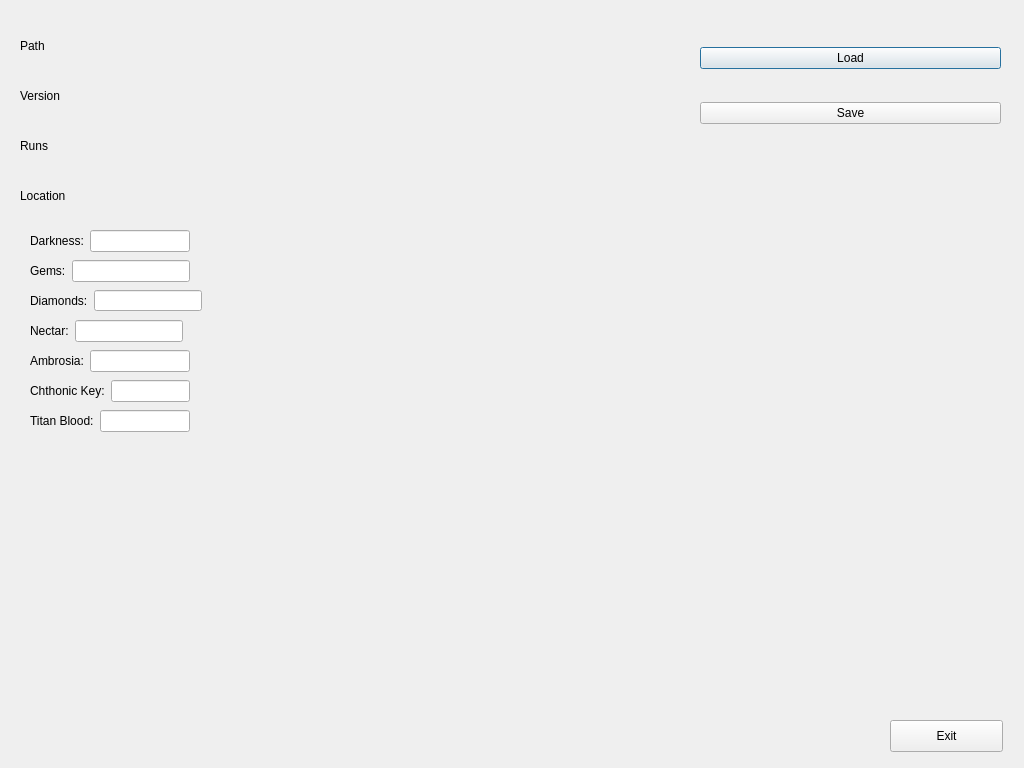
<?xml version="1.0" encoding="UTF-8"?>
<ui version="4.0">
 <class>Pluto</class>
 <widget class="QDialog" name="Pluto">
  <property name="geometry">
   <rect>
    <x>0</x>
    <y>0</y>
    <width>1024</width>
    <height>768</height>
   </rect>
  </property>
  <property name="sizePolicy">
   <sizepolicy hsizetype="Minimum" vsizetype="Preferred">
    <horstretch>0</horstretch>
    <verstretch>0</verstretch>
   </sizepolicy>
  </property>
  <property name="windowTitle">
   <string>Pluto - Hades Save Editor</string>
  </property>
  <widget class="QWidget" name="verticalLayoutWidget">
   <property name="geometry">
    <rect>
     <x>700</x>
     <y>20</y>
     <width>301</width>
     <height>131</height>
    </rect>
   </property>
   <layout class="QVBoxLayout" name="verticalLayout">
    <item>
     <widget class="QPushButton" name="load">
      <property name="text">
       <string>Load</string>
      </property>
     </widget>
    </item>
    <item>
     <widget class="QPushButton" name="save">
      <property name="text">
       <string>Save</string>
      </property>
     </widget>
    </item>
   </layout>
  </widget>
  <widget class="QPushButton" name="exit">
   <property name="geometry">
    <rect>
     <x>890</x>
     <y>720</y>
     <width>113</width>
     <height>32</height>
    </rect>
   </property>
   <property name="text">
    <string>Exit</string>
   </property>
  </widget>
  <widget class="QWidget" name="formLayoutWidget">
   <property name="geometry">
    <rect>
     <x>30</x>
     <y>230</y>
     <width>160</width>
     <height>23</height>
    </rect>
   </property>
   <layout class="QFormLayout" name="formLayout">
    <item row="0" column="0">
     <widget class="QLabel" name="darknessLabel">
      <property name="text">
       <string>Darkness:</string>
      </property>
     </widget>
    </item>
    <item row="0" column="1">
     <widget class="QLineEdit" name="darknessEdit"/>
    </item>
   </layout>
  </widget>
  <widget class="QWidget" name="formLayoutWidget_2">
   <property name="geometry">
    <rect>
     <x>30</x>
     <y>260</y>
     <width>160</width>
     <height>23</height>
    </rect>
   </property>
   <layout class="QFormLayout" name="formLayout_3">
    <item row="0" column="0">
     <widget class="QLabel" name="gemsLabel">
      <property name="text">
       <string>Gems:</string>
      </property>
     </widget>
    </item>
    <item row="0" column="1">
     <widget class="QLineEdit" name="gemsEdit"/>
    </item>
   </layout>
  </widget>
  <widget class="QWidget" name="formLayoutWidget_3">
   <property name="geometry">
    <rect>
     <x>30</x>
     <y>290</y>
     <width>201</width>
     <height>21</height>
    </rect>
   </property>
   <layout class="QFormLayout" name="formLayout_4">
    <item row="0" column="1">
     <widget class="QLineEdit" name="diamondsEdit">
      <property name="enabled">
       <bool>true</bool>
      </property>
      <property name="sizePolicy">
       <sizepolicy hsizetype="Fixed" vsizetype="Fixed">
        <horstretch>0</horstretch>
        <verstretch>0</verstretch>
       </sizepolicy>
      </property>
     </widget>
    </item>
    <item row="0" column="0">
     <widget class="QLabel" name="diamondsLabel">
      <property name="text">
       <string>Diamonds:</string>
      </property>
     </widget>
    </item>
   </layout>
  </widget>
  <widget class="QWidget" name="formLayoutWidget_4">
   <property name="geometry">
    <rect>
     <x>30</x>
     <y>320</y>
     <width>180</width>
     <height>23</height>
    </rect>
   </property>
   <layout class="QFormLayout" name="formLayout_5">
    <item row="0" column="0">
     <widget class="QLabel" name="nectarLabel">
      <property name="text">
       <string>Nectar:</string>
      </property>
     </widget>
    </item>
    <item row="0" column="1">
     <widget class="QLineEdit" name="nectarEdit">
      <property name="sizePolicy">
       <sizepolicy hsizetype="Fixed" vsizetype="Fixed">
        <horstretch>0</horstretch>
        <verstretch>0</verstretch>
       </sizepolicy>
      </property>
     </widget>
    </item>
   </layout>
  </widget>
  <widget class="QWidget" name="formLayoutWidget_5">
   <property name="geometry">
    <rect>
     <x>30</x>
     <y>350</y>
     <width>160</width>
     <height>23</height>
    </rect>
   </property>
   <layout class="QFormLayout" name="formLayout_6">
    <item row="0" column="0">
     <widget class="QLabel" name="ambrosiaLabel">
      <property name="text">
       <string>Ambrosia:</string>
      </property>
     </widget>
    </item>
    <item row="0" column="1">
     <widget class="QLineEdit" name="ambrosiaEdit"/>
    </item>
   </layout>
  </widget>
  <widget class="QWidget" name="formLayoutWidget_6">
   <property name="geometry">
    <rect>
     <x>30</x>
     <y>380</y>
     <width>160</width>
     <height>23</height>
    </rect>
   </property>
   <layout class="QFormLayout" name="formLayout_7">
    <item row="0" column="0">
     <widget class="QLabel" name="chthonicKeyLabel">
      <property name="text">
       <string>Chthonic Key:</string>
      </property>
     </widget>
    </item>
    <item row="0" column="1">
     <widget class="QLineEdit" name="chthonicKeyEdit"/>
    </item>
   </layout>
  </widget>
  <widget class="QWidget" name="formLayoutWidget_7">
   <property name="geometry">
    <rect>
     <x>30</x>
     <y>410</y>
     <width>160</width>
     <height>23</height>
    </rect>
   </property>
   <layout class="QFormLayout" name="formLayout_8">
    <item row="0" column="0">
     <widget class="QLabel" name="titanBloodLabel">
      <property name="text">
       <string>Titan Blood:</string>
      </property>
     </widget>
    </item>
    <item row="0" column="1">
     <widget class="QLineEdit" name="titanBloodEdit"/>
    </item>
   </layout>
  </widget>
  <widget class="QWidget" name="gridLayoutWidget">
   <property name="geometry">
    <rect>
     <x>20</x>
     <y>20</y>
     <width>671</width>
     <height>51</height>
    </rect>
   </property>
   <layout class="QGridLayout" name="gridLayout">
    <item row="0" column="0">
     <layout class="QHBoxLayout" name="horizontalLayout_15">
      <item>
       <layout class="QHBoxLayout" name="horizontalLayout_16">
        <item>
         <layout class="QHBoxLayout" name="horizontalLayout">
          <item>
           <layout class="QHBoxLayout" name="horizontalLayout_2">
            <item>
             <layout class="QHBoxLayout" name="horizontalLayout_27">
              <item>
               <layout class="QHBoxLayout" name="horizontalLayout_28">
                <item>
                 <widget class="QLabel" name="label_27">
                  <property name="sizePolicy">
                   <sizepolicy hsizetype="Fixed" vsizetype="Preferred">
                    <horstretch>0</horstretch>
                    <verstretch>0</verstretch>
                   </sizepolicy>
                  </property>
                  <property name="minimumSize">
                   <size>
                    <width>30</width>
                    <height>0</height>
                   </size>
                  </property>
                  <property name="maximumSize">
                   <size>
                    <width>10</width>
                    <height>16777215</height>
                   </size>
                  </property>
                  <property name="text">
                   <string>Path</string>
                  </property>
                 </widget>
                </item>
                <item>
                 <widget class="QLabel" name="pathValue">
                  <property name="text">
                   <string/>
                  </property>
                 </widget>
                </item>
               </layout>
              </item>
             </layout>
            </item>
           </layout>
          </item>
         </layout>
        </item>
       </layout>
      </item>
     </layout>
    </item>
   </layout>
  </widget>
  <widget class="QWidget" name="gridLayoutWidget_2">
   <property name="geometry">
    <rect>
     <x>20</x>
     <y>70</y>
     <width>671</width>
     <height>51</height>
    </rect>
   </property>
   <layout class="QGridLayout" name="gridLayout_2">
    <item row="0" column="0">
     <layout class="QHBoxLayout" name="horizontalLayout_117">
      <item>
       <layout class="QHBoxLayout" name="horizontalLayout_118">
        <item>
         <layout class="QHBoxLayout" name="horizontalLayout_119">
          <item>
           <layout class="QHBoxLayout" name="horizontalLayout_120">
            <item>
             <layout class="QHBoxLayout" name="horizontalLayout_127">
              <item>
               <layout class="QHBoxLayout" name="horizontalLayout_128">
                <item>
                 <widget class="QLabel" name="label_113">
                  <property name="text">
                   <string>Version</string>
                  </property>
                 </widget>
                </item>
                <item>
                 <widget class="QLabel" name="versionValue">
                  <property name="text">
                   <string/>
                  </property>
                 </widget>
                </item>
               </layout>
              </item>
             </layout>
            </item>
            <item>
             <layout class="QHBoxLayout" name="horizontalLayout_129">
              <item>
               <layout class="QHBoxLayout" name="horizontalLayout_130">
                <item>
                 <widget class="QLabel" name="label_115">
                  <property name="text">
                   <string/>
                  </property>
                 </widget>
                </item>
                <item>
                 <widget class="QLabel" name="label_116">
                  <property name="text">
                   <string/>
                  </property>
                 </widget>
                </item>
               </layout>
              </item>
             </layout>
            </item>
            <item>
             <layout class="QHBoxLayout" name="horizontalLayout_131">
              <item>
               <layout class="QHBoxLayout" name="horizontalLayout_132">
                <item>
                 <widget class="QLabel" name="label_117">
                  <property name="text">
                   <string/>
                  </property>
                 </widget>
                </item>
                <item>
                 <widget class="QLabel" name="label_118">
                  <property name="text">
                   <string/>
                  </property>
                 </widget>
                </item>
               </layout>
              </item>
             </layout>
            </item>
            <item>
             <layout class="QHBoxLayout" name="horizontalLayout_133">
              <item>
               <layout class="QHBoxLayout" name="horizontalLayout_134">
                <item>
                 <widget class="QLabel" name="label_119">
                  <property name="text">
                   <string/>
                  </property>
                 </widget>
                </item>
                <item>
                 <widget class="QLabel" name="label_120">
                  <property name="text">
                   <string/>
                  </property>
                 </widget>
                </item>
               </layout>
              </item>
             </layout>
            </item>
            <item>
             <layout class="QHBoxLayout" name="horizontalLayout_135">
              <item>
               <layout class="QHBoxLayout" name="horizontalLayout_136">
                <item>
                 <widget class="QLabel" name="label_121">
                  <property name="text">
                   <string/>
                  </property>
                 </widget>
                </item>
                <item>
                 <widget class="QLabel" name="label_122">
                  <property name="text">
                   <string/>
                  </property>
                 </widget>
                </item>
               </layout>
              </item>
             </layout>
            </item>
            <item>
             <layout class="QHBoxLayout" name="horizontalLayout_137">
              <item>
               <layout class="QHBoxLayout" name="horizontalLayout_138">
                <item>
                 <widget class="QLabel" name="label_123">
                  <property name="text">
                   <string/>
                  </property>
                 </widget>
                </item>
                <item>
                 <widget class="QLabel" name="label_124">
                  <property name="text">
                   <string/>
                  </property>
                 </widget>
                </item>
               </layout>
              </item>
             </layout>
            </item>
            <item>
             <layout class="QHBoxLayout" name="horizontalLayout_139">
              <item>
               <layout class="QHBoxLayout" name="horizontalLayout_140">
                <item>
                 <widget class="QLabel" name="label_125">
                  <property name="text">
                   <string/>
                  </property>
                 </widget>
                </item>
                <item>
                 <widget class="QLabel" name="label_126">
                  <property name="text">
                   <string/>
                  </property>
                 </widget>
                </item>
               </layout>
              </item>
             </layout>
            </item>
           </layout>
          </item>
         </layout>
        </item>
       </layout>
      </item>
     </layout>
    </item>
   </layout>
  </widget>
  <widget class="QWidget" name="gridLayoutWidget_3">
   <property name="geometry">
    <rect>
     <x>20</x>
     <y>170</y>
     <width>671</width>
     <height>51</height>
    </rect>
   </property>
   <layout class="QGridLayout" name="gridLayout_3">
    <item row="0" column="0">
     <layout class="QHBoxLayout" name="horizontalLayout_141">
      <item>
       <layout class="QHBoxLayout" name="horizontalLayout_142">
        <item>
         <layout class="QHBoxLayout" name="horizontalLayout_143">
          <item>
           <layout class="QHBoxLayout" name="horizontalLayout_144">
            <item>
             <layout class="QHBoxLayout" name="horizontalLayout_151">
              <item>
               <layout class="QHBoxLayout" name="horizontalLayout_152">
                <item>
                 <widget class="QLabel" name="label_133">
                  <property name="text">
                   <string>Location</string>
                  </property>
                 </widget>
                </item>
                <item>
                 <widget class="QLabel" name="locationValue">
                  <property name="text">
                   <string/>
                  </property>
                 </widget>
                </item>
               </layout>
              </item>
             </layout>
            </item>
            <item>
             <layout class="QHBoxLayout" name="horizontalLayout_153">
              <item>
               <layout class="QHBoxLayout" name="horizontalLayout_154">
                <item>
                 <widget class="QLabel" name="label_135">
                  <property name="text">
                   <string/>
                  </property>
                 </widget>
                </item>
                <item>
                 <widget class="QLabel" name="label_136">
                  <property name="text">
                   <string/>
                  </property>
                 </widget>
                </item>
               </layout>
              </item>
             </layout>
            </item>
            <item>
             <layout class="QHBoxLayout" name="horizontalLayout_155">
              <item>
               <layout class="QHBoxLayout" name="horizontalLayout_156">
                <item>
                 <widget class="QLabel" name="label_137">
                  <property name="text">
                   <string/>
                  </property>
                 </widget>
                </item>
                <item>
                 <widget class="QLabel" name="label_138">
                  <property name="text">
                   <string/>
                  </property>
                 </widget>
                </item>
               </layout>
              </item>
             </layout>
            </item>
            <item>
             <layout class="QHBoxLayout" name="horizontalLayout_157">
              <item>
               <layout class="QHBoxLayout" name="horizontalLayout_158">
                <item>
                 <widget class="QLabel" name="label_139">
                  <property name="text">
                   <string/>
                  </property>
                 </widget>
                </item>
                <item>
                 <widget class="QLabel" name="label_140">
                  <property name="text">
                   <string/>
                  </property>
                 </widget>
                </item>
               </layout>
              </item>
             </layout>
            </item>
            <item>
             <layout class="QHBoxLayout" name="horizontalLayout_159">
              <item>
               <layout class="QHBoxLayout" name="horizontalLayout_160">
                <item>
                 <widget class="QLabel" name="label_141">
                  <property name="text">
                   <string/>
                  </property>
                 </widget>
                </item>
                <item>
                 <widget class="QLabel" name="label_142">
                  <property name="text">
                   <string/>
                  </property>
                 </widget>
                </item>
               </layout>
              </item>
             </layout>
            </item>
            <item>
             <layout class="QHBoxLayout" name="horizontalLayout_161">
              <item>
               <layout class="QHBoxLayout" name="horizontalLayout_162">
                <item>
                 <widget class="QLabel" name="label_143">
                  <property name="text">
                   <string/>
                  </property>
                 </widget>
                </item>
                <item>
                 <widget class="QLabel" name="label_144">
                  <property name="text">
                   <string/>
                  </property>
                 </widget>
                </item>
               </layout>
              </item>
             </layout>
            </item>
            <item>
             <layout class="QHBoxLayout" name="horizontalLayout_163">
              <item>
               <layout class="QHBoxLayout" name="horizontalLayout_164">
                <item>
                 <widget class="QLabel" name="label_145">
                  <property name="text">
                   <string/>
                  </property>
                 </widget>
                </item>
                <item>
                 <widget class="QLabel" name="label_146">
                  <property name="text">
                   <string/>
                  </property>
                 </widget>
                </item>
               </layout>
              </item>
             </layout>
            </item>
           </layout>
          </item>
         </layout>
        </item>
       </layout>
      </item>
     </layout>
    </item>
   </layout>
  </widget>
  <widget class="QWidget" name="gridLayoutWidget_4">
   <property name="geometry">
    <rect>
     <x>20</x>
     <y>120</y>
     <width>671</width>
     <height>51</height>
    </rect>
   </property>
   <layout class="QGridLayout" name="gridLayout_4">
    <item row="0" column="0">
     <layout class="QHBoxLayout" name="horizontalLayout_165">
      <item>
       <layout class="QHBoxLayout" name="horizontalLayout_166">
        <item>
         <layout class="QHBoxLayout" name="horizontalLayout_167">
          <item>
           <layout class="QHBoxLayout" name="horizontalLayout_168">
            <item>
             <layout class="QHBoxLayout" name="horizontalLayout_175">
              <item>
               <layout class="QHBoxLayout" name="horizontalLayout_176">
                <item>
                 <widget class="QLabel" name="label_153">
                  <property name="text">
                   <string>Runs</string>
                  </property>
                 </widget>
                </item>
                <item>
                 <widget class="QLabel" name="runValue">
                  <property name="text">
                   <string/>
                  </property>
                 </widget>
                </item>
               </layout>
              </item>
             </layout>
            </item>
            <item>
             <layout class="QHBoxLayout" name="horizontalLayout_177">
              <item>
               <layout class="QHBoxLayout" name="horizontalLayout_178">
                <item>
                 <widget class="QLabel" name="label_155">
                  <property name="text">
                   <string/>
                  </property>
                 </widget>
                </item>
                <item>
                 <widget class="QLabel" name="label_156">
                  <property name="text">
                   <string/>
                  </property>
                 </widget>
                </item>
               </layout>
              </item>
             </layout>
            </item>
            <item>
             <layout class="QHBoxLayout" name="horizontalLayout_179">
              <item>
               <layout class="QHBoxLayout" name="horizontalLayout_180">
                <item>
                 <widget class="QLabel" name="label_157">
                  <property name="text">
                   <string/>
                  </property>
                 </widget>
                </item>
                <item>
                 <widget class="QLabel" name="label_158">
                  <property name="text">
                   <string/>
                  </property>
                 </widget>
                </item>
               </layout>
              </item>
             </layout>
            </item>
            <item>
             <layout class="QHBoxLayout" name="horizontalLayout_181">
              <item>
               <layout class="QHBoxLayout" name="horizontalLayout_182">
                <item>
                 <widget class="QLabel" name="label_159">
                  <property name="text">
                   <string/>
                  </property>
                 </widget>
                </item>
                <item>
                 <widget class="QLabel" name="label_160">
                  <property name="text">
                   <string/>
                  </property>
                 </widget>
                </item>
               </layout>
              </item>
             </layout>
            </item>
            <item>
             <layout class="QHBoxLayout" name="horizontalLayout_183">
              <item>
               <layout class="QHBoxLayout" name="horizontalLayout_184">
                <item>
                 <widget class="QLabel" name="label_161">
                  <property name="text">
                   <string/>
                  </property>
                 </widget>
                </item>
                <item>
                 <widget class="QLabel" name="label_162">
                  <property name="text">
                   <string/>
                  </property>
                 </widget>
                </item>
               </layout>
              </item>
             </layout>
            </item>
            <item>
             <layout class="QHBoxLayout" name="horizontalLayout_185">
              <item>
               <layout class="QHBoxLayout" name="horizontalLayout_186">
                <item>
                 <widget class="QLabel" name="label_163">
                  <property name="text">
                   <string/>
                  </property>
                 </widget>
                </item>
                <item>
                 <widget class="QLabel" name="label_164">
                  <property name="text">
                   <string/>
                  </property>
                 </widget>
                </item>
               </layout>
              </item>
             </layout>
            </item>
            <item>
             <layout class="QHBoxLayout" name="horizontalLayout_187">
              <item>
               <layout class="QHBoxLayout" name="horizontalLayout_188">
                <item>
                 <widget class="QLabel" name="label_165">
                  <property name="text">
                   <string/>
                  </property>
                 </widget>
                </item>
                <item>
                 <widget class="QLabel" name="label_166">
                  <property name="text">
                   <string/>
                  </property>
                 </widget>
                </item>
               </layout>
              </item>
             </layout>
            </item>
           </layout>
          </item>
         </layout>
        </item>
       </layout>
      </item>
     </layout>
    </item>
   </layout>
  </widget>
 </widget>
 <resources/>
 <connections/>
</ui>
